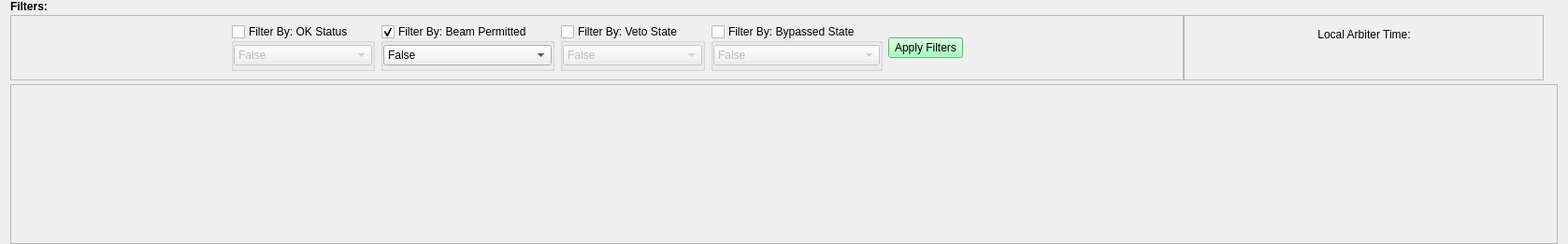
<?xml version="1.0" encoding="UTF-8"?>
<ui version="4.0">
 <class>ff_form</class>
 <widget class="QWidget" name="ff_form">
  <property name="geometry">
   <rect>
    <x>0</x>
    <y>0</y>
    <width>1677</width>
    <height>261</height>
   </rect>
  </property>
  <property name="windowTitle">
   <string>Fast Faults</string>
  </property>
  <layout class="QVBoxLayout" name="verticalLayout" stretch="0,0,0,1">
   <property name="spacing">
    <number>2</number>
   </property>
   <property name="topMargin">
    <number>0</number>
   </property>
   <property name="bottomMargin">
    <number>0</number>
   </property>
   <item>
    <widget class="QLabel" name="label_11">
     <property name="font">
      <font>
       <weight>75</weight>
       <bold>true</bold>
      </font>
     </property>
     <property name="text">
      <string>Filters:</string>
     </property>
    </widget>
   </item>
   <item>
    <widget class="QFrame" name="frame">
     <property name="maximumSize">
      <size>
       <width>1659</width>
       <height>16777215</height>
      </size>
     </property>
     <property name="frameShape">
      <enum>QFrame::NoFrame</enum>
     </property>
     <property name="frameShadow">
      <enum>QFrame::Raised</enum>
     </property>
     <layout class="QHBoxLayout" name="horizontalLayout_3">
      <property name="spacing">
       <number>0</number>
      </property>
      <property name="leftMargin">
       <number>0</number>
      </property>
      <property name="topMargin">
       <number>0</number>
      </property>
      <property name="rightMargin">
       <number>0</number>
      </property>
      <property name="bottomMargin">
       <number>0</number>
      </property>
      <item>
       <widget class="QFrame" name="ff_frame_filters">
        <property name="sizePolicy">
         <sizepolicy hsizetype="Preferred" vsizetype="Preferred">
          <horstretch>0</horstretch>
          <verstretch>0</verstretch>
         </sizepolicy>
        </property>
        <property name="minimumSize">
         <size>
          <width>0</width>
          <height>0</height>
         </size>
        </property>
        <property name="maximumSize">
         <size>
          <width>1264</width>
          <height>70</height>
         </size>
        </property>
        <property name="layoutDirection">
         <enum>Qt::LeftToRight</enum>
        </property>
        <property name="frameShape">
         <enum>QFrame::StyledPanel</enum>
        </property>
        <property name="frameShadow">
         <enum>QFrame::Raised</enum>
        </property>
        <layout class="QHBoxLayout" name="horizontalLayout_8">
         <item>
          <spacer name="horizontalSpacer_2">
           <property name="orientation">
            <enum>Qt::Horizontal</enum>
           </property>
           <property name="sizeHint" stdset="0">
            <size>
             <width>40</width>
             <height>20</height>
            </size>
           </property>
          </spacer>
         </item>
         <item>
          <widget class="QGroupBox" name="ff_filter_gb_ok">
           <property name="title">
            <string>Filter By: OK Status</string>
           </property>
           <property name="checkable">
            <bool>true</bool>
           </property>
           <property name="checked">
            <bool>false</bool>
           </property>
           <layout class="QHBoxLayout" name="horizontalLayout_4">
            <property name="spacing">
             <number>0</number>
            </property>
            <property name="leftMargin">
             <number>0</number>
            </property>
            <property name="topMargin">
             <number>0</number>
            </property>
            <property name="rightMargin">
             <number>0</number>
            </property>
            <property name="bottomMargin">
             <number>0</number>
            </property>
            <item>
             <widget class="QComboBox" name="ff_filter_cb_ok">
              <item>
               <property name="text">
                <string>False</string>
               </property>
              </item>
              <item>
               <property name="text">
                <string>True</string>
               </property>
              </item>
             </widget>
            </item>
           </layout>
          </widget>
         </item>
         <item>
          <widget class="QGroupBox" name="ff_filter_gb_beampermitted">
           <property name="title">
            <string>Filter By: Beam Permitted</string>
           </property>
           <property name="checkable">
            <bool>true</bool>
           </property>
           <property name="checked">
            <bool>true</bool>
           </property>
           <layout class="QHBoxLayout" name="horizontalLayout_5">
            <property name="spacing">
             <number>0</number>
            </property>
            <property name="leftMargin">
             <number>0</number>
            </property>
            <property name="topMargin">
             <number>0</number>
            </property>
            <property name="rightMargin">
             <number>0</number>
            </property>
            <property name="bottomMargin">
             <number>0</number>
            </property>
            <item>
             <widget class="QComboBox" name="ff_filter_cb_beampermitted">
              <item>
               <property name="text">
                <string>False</string>
               </property>
              </item>
              <item>
               <property name="text">
                <string>True</string>
               </property>
              </item>
             </widget>
            </item>
           </layout>
          </widget>
         </item>
         <item>
          <widget class="QGroupBox" name="ff_filter_gb_vetoed">
           <property name="title">
            <string>Filter By: Veto State</string>
           </property>
           <property name="checkable">
            <bool>true</bool>
           </property>
           <property name="checked">
            <bool>false</bool>
           </property>
           <layout class="QHBoxLayout" name="horizontalLayout_9">
            <property name="spacing">
             <number>0</number>
            </property>
            <property name="leftMargin">
             <number>0</number>
            </property>
            <property name="topMargin">
             <number>0</number>
            </property>
            <property name="rightMargin">
             <number>0</number>
            </property>
            <property name="bottomMargin">
             <number>0</number>
            </property>
            <item>
             <widget class="QComboBox" name="ff_filter_cb_vetoed">
              <item>
               <property name="text">
                <string>False</string>
               </property>
              </item>
              <item>
               <property name="text">
                <string>True</string>
               </property>
              </item>
             </widget>
            </item>
           </layout>
          </widget>
         </item>
         <item>
          <widget class="QGroupBox" name="ff_filter_gb_bypassed">
           <property name="title">
            <string>Filter By: Bypassed State</string>
           </property>
           <property name="checkable">
            <bool>true</bool>
           </property>
           <property name="checked">
            <bool>false</bool>
           </property>
           <layout class="QHBoxLayout" name="horizontalLayout_7">
            <property name="spacing">
             <number>0</number>
            </property>
            <property name="leftMargin">
             <number>0</number>
            </property>
            <property name="topMargin">
             <number>0</number>
            </property>
            <property name="rightMargin">
             <number>0</number>
            </property>
            <property name="bottomMargin">
             <number>0</number>
            </property>
            <item>
             <widget class="QComboBox" name="ff_filter_cb_bypassed">
              <item>
               <property name="text">
                <string>False</string>
               </property>
              </item>
              <item>
               <property name="text">
                <string>True</string>
               </property>
              </item>
             </widget>
            </item>
           </layout>
          </widget>
         </item>
         <item>
          <layout class="QVBoxLayout" name="verticalLayout_2" stretch="1,0,1">
           <property name="spacing">
            <number>0</number>
           </property>
           <item>
            <spacer name="verticalSpacer">
             <property name="orientation">
              <enum>Qt::Vertical</enum>
             </property>
             <property name="sizeHint" stdset="0">
              <size>
               <width>20</width>
               <height>40</height>
              </size>
             </property>
            </spacer>
           </item>
           <item>
            <widget class="QPushButton" name="btn_apply_filters">
             <property name="styleSheet">
              <string notr="true">background-color: rgb(141, 255, 168);</string>
             </property>
             <property name="text">
              <string>Apply Filters</string>
             </property>
            </widget>
           </item>
           <item>
            <spacer name="verticalSpacer_2">
             <property name="orientation">
              <enum>Qt::Vertical</enum>
             </property>
             <property name="sizeHint" stdset="0">
              <size>
               <width>20</width>
               <height>40</height>
              </size>
             </property>
            </spacer>
           </item>
          </layout>
         </item>
         <item>
          <spacer name="horizontalSpacer_3">
           <property name="orientation">
            <enum>Qt::Horizontal</enum>
           </property>
           <property name="sizeHint" stdset="0">
            <size>
             <width>40</width>
             <height>20</height>
            </size>
           </property>
          </spacer>
         </item>
        </layout>
       </widget>
      </item>
      <item>
       <widget class="QFrame" name="arbiter_clock_frame">
        <property name="sizePolicy">
         <sizepolicy hsizetype="Preferred" vsizetype="Preferred">
          <horstretch>0</horstretch>
          <verstretch>0</verstretch>
         </sizepolicy>
        </property>
        <property name="minimumSize">
         <size>
          <width>0</width>
          <height>0</height>
         </size>
        </property>
        <property name="maximumSize">
         <size>
          <width>385</width>
          <height>70</height>
         </size>
        </property>
        <property name="frameShape">
         <enum>QFrame::StyledPanel</enum>
        </property>
        <property name="frameShadow">
         <enum>QFrame::Raised</enum>
        </property>
        <layout class="QHBoxLayout" name="horizontalLayout_2">
         <item>
          <spacer name="horizontalSpacer">
           <property name="orientation">
            <enum>Qt::Horizontal</enum>
           </property>
           <property name="sizeHint" stdset="0">
            <size>
             <width>40</width>
             <height>20</height>
            </size>
           </property>
          </spacer>
         </item>
         <item>
          <layout class="QVBoxLayout" name="verticalLayout_3">
           <property name="leftMargin">
            <number>0</number>
           </property>
           <item>
            <widget class="QLabel" name="label">
             <property name="text">
              <string>Local Arbiter Time:</string>
             </property>
             <property name="alignment">
              <set>Qt::AlignCenter</set>
             </property>
            </widget>
           </item>
           <item>
            <layout class="QHBoxLayout" name="horizontalLayout_6">
             <item>
              <widget class="PyDMDateTimeLabel" name="PyDMDateTimeLabel">
               <property name="toolTip">
                <string/>
               </property>
               <property name="alignment">
                <set>Qt::AlignCenter</set>
               </property>
               <property name="channel" stdset="0">
                <string>ca://${line_arbiter_prefix}SystemDT_RBV</string>
               </property>
               <property name="textFormat" stdset="0">
                <string>yyyy/MM/dd hh:mm:ss.zzz</string>
               </property>
               <property name="timeBase" stdset="0">
                <enum>PyDMDateTimeLabel::Seconds</enum>
               </property>
               <property name="relative" stdset="0">
                <bool>false</bool>
               </property>
              </widget>
             </item>
             <item>
              <widget class="QLabel" name="time_delta_label">
               <property name="text">
                <string/>
               </property>
               <property name="alignment">
                <set>Qt::AlignCenter</set>
               </property>
              </widget>
             </item>
            </layout>
           </item>
          </layout>
         </item>
         <item>
          <spacer name="horizontalSpacer_4">
           <property name="orientation">
            <enum>Qt::Horizontal</enum>
           </property>
           <property name="sizeHint" stdset="0">
            <size>
             <width>40</width>
             <height>20</height>
            </size>
           </property>
          </spacer>
         </item>
        </layout>
       </widget>
      </item>
      <item>
       <spacer name="horizontalSpacer_5">
        <property name="orientation">
         <enum>Qt::Horizontal</enum>
        </property>
        <property name="sizeType">
         <enum>QSizePolicy::Minimum</enum>
        </property>
        <property name="sizeHint" stdset="0">
         <size>
          <width>15</width>
          <height>20</height>
         </size>
        </property>
       </spacer>
      </item>
     </layout>
    </widget>
   </item>
   <item>
    <widget class="PyDMEmbeddedDisplay" name="PyDMEmbeddedDisplay">
     <property name="sizePolicy">
      <sizepolicy hsizetype="Minimum" vsizetype="Minimum">
       <horstretch>0</horstretch>
       <verstretch>0</verstretch>
      </sizepolicy>
     </property>
     <property name="maximumSize">
      <size>
       <width>16777215</width>
       <height>45</height>
      </size>
     </property>
     <property name="toolTip">
      <string/>
     </property>
     <property name="frameShape">
      <enum>QFrame::NoFrame</enum>
     </property>
     <property name="lineWidth">
      <number>0</number>
     </property>
     <property name="filename" stdset="0">
      <string>../templates/fastfaults_header.ui</string>
     </property>
     <property name="disconnectWhenHidden" stdset="0">
      <bool>false</bool>
     </property>
    </widget>
   </item>
   <item>
    <widget class="QScrollArea" name="scrollArea">
     <property name="frameShadow">
      <enum>QFrame::Plain</enum>
     </property>
     <property name="widgetResizable">
      <bool>true</bool>
     </property>
     <property name="alignment">
      <set>Qt::AlignLeading|Qt::AlignLeft|Qt::AlignTop</set>
     </property>
     <widget class="QWidget" name="fastfaults_content">
      <property name="geometry">
       <rect>
        <x>0</x>
        <y>0</y>
        <width>1657</width>
        <height>123</height>
       </rect>
      </property>
      <property name="sizePolicy">
       <sizepolicy hsizetype="Preferred" vsizetype="Preferred">
        <horstretch>0</horstretch>
        <verstretch>0</verstretch>
       </sizepolicy>
      </property>
      <layout class="QVBoxLayout" name="verticalLayout_5">
       <property name="spacing">
        <number>0</number>
       </property>
       <property name="leftMargin">
        <number>0</number>
       </property>
       <property name="topMargin">
        <number>0</number>
       </property>
       <property name="rightMargin">
        <number>0</number>
       </property>
       <property name="bottomMargin">
        <number>0</number>
       </property>
      </layout>
     </widget>
    </widget>
   </item>
  </layout>
 </widget>
 <customwidgets>
  <customwidget>
   <class>PyDMDateTimeLabel</class>
   <extends>QLabel</extends>
   <header>pydm.widgets.datetime</header>
  </customwidget>
  <customwidget>
   <class>PyDMEmbeddedDisplay</class>
   <extends>QFrame</extends>
   <header>pydm.widgets.embedded_display</header>
  </customwidget>
 </customwidgets>
 <resources/>
 <connections/>
</ui>
